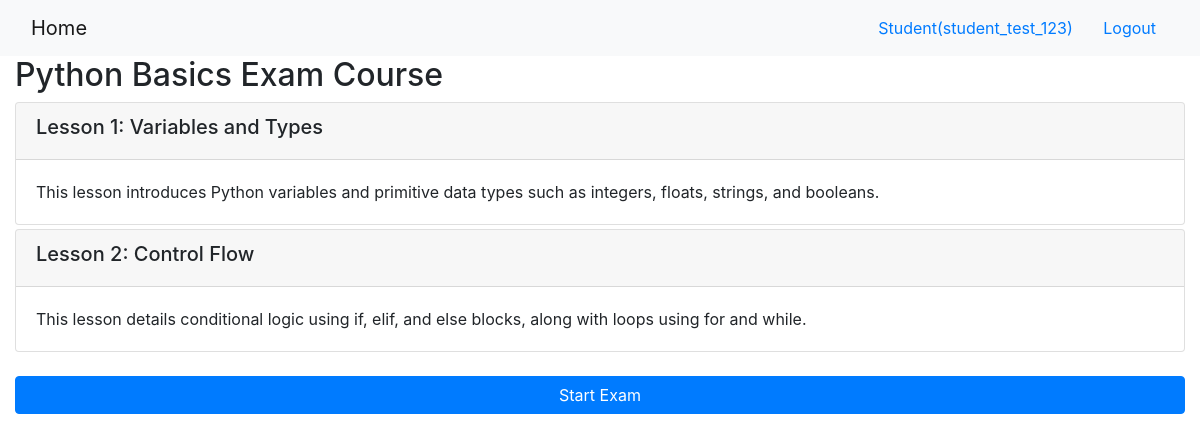
Screenshot of /onlinecourse/1/ (signed in) with the database file from the repository.
### onlinecourse/models.py (models this page shows, shortened)
class Course(models.Model):
    name = models.CharField(null=False, max_length=30, default='online course')
    image = models.ImageField(upload_to='course_images/')
    description = models.CharField(max_length=1000)
    pub_date = models.DateField(null=True)
    instructors = models.ManyToManyField(Instructor)
    users = models.ManyToManyField(settings.AUTH_USER_MODEL, through='Enrollment')
    total_enrollment = models.IntegerField(default=0)
    is_enrolled = False

class Lesson(models.Model):
    title = models.CharField(max_length=200, default="title")
    order = models.IntegerField(default=0)
    course = models.ForeignKey(Course, on_delete=models.CASCADE)
    content = models.TextField()

### onlinecourse/views.py (the view)
# urls.py: path('<int:pk>/', views.CourseDetailView.as_view(), name='course_details'),
class CourseDetailView(generic.DetailView):
    model = Course
    template_name = 'onlinecourse/course_detail_bootstrap.html'

### onlinecourse/templates/onlinecourse/course_detail_bootstrap.html (shortened to what this page needs)
<!DOCTYPE html>
<html lang="en">
<head>
     {% load static %}
    <link rel="stylesheet" href="https://maxcdn.bootstrapcdn.com/bootstrap/4.5.2/css/bootstrap.min.css">
</head>
<body>
    <nav class="navbar navbar-light bg-light">
        <div class="container-fluid">
            <div class="navbar-header">
                  <a class="navbar-brand" href="{% url 'onlinecourse:index' %}">Home</a>
            </div>
            <ul class="nav navbar-nav navbar-right">
                {% if user.is_authenticated %}
                <li>
                    <a class="btn btn-link" href="#">{{ user.first_name }}({{ user.username }})</a>
                    <a class="btn btn-link" href="{% url 'onlinecourse:logout' %}">Logout</a>
                </li>
                {% endif %}
            </ul>
        </div>
    </nav>
    <div class="container-fluid">
            <h2>{{ course.name }}</h2>
            <div class="card-columns-vertical">
                {% for lesson in course.lesson_set.all %}
                    <div class="card mt-1">
                        <div class="card-header"><h5>Lesson {{lesson.order|add:1}}: {{lesson.title}}</h5></div>
                        <div class="card-body">{{lesson.content}}</div>
                    </div>
                {% endfor %}
            </div>
            {% if user.is_authenticated %}
            <div class="mt-4">
                <button class="btn btn-primary btn-block" type="button" data-toggle="collapse" data-target="#exam" aria-expanded="false" aria-controls="exam">
                    Start Exam
                </button>
            </div>
            {% endif %}
    </div>
</body>
</html>

### rows the page displays
Course: name "Python Basics Exam Course"
Lesson: order|add "1", title "Variables and Types", content "This lesson introduces Python variables and primitive data types such as integers, floats, strings, and booleans."
Lesson: order|add "2", title "Control Flow", content "This lesson details conditional logic using if, elif, and else blocks, along with loops using for and while."

### other values shown
{{ user.first_name }} "Student"
{{ user.username }} "student_test_123"
